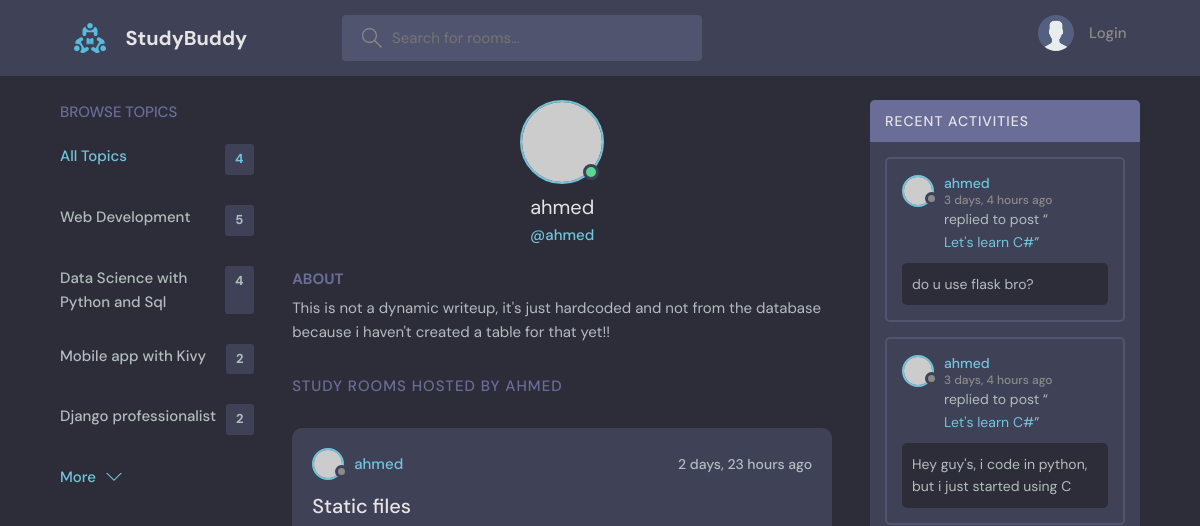
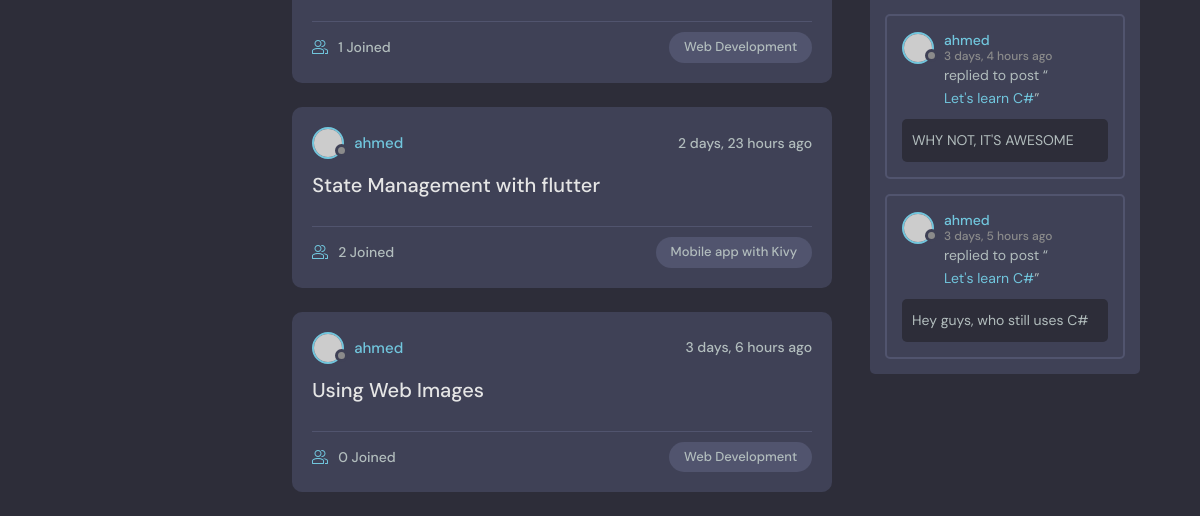
Before: /profile/3/ with the older database file (2 pictures, top to bottom).
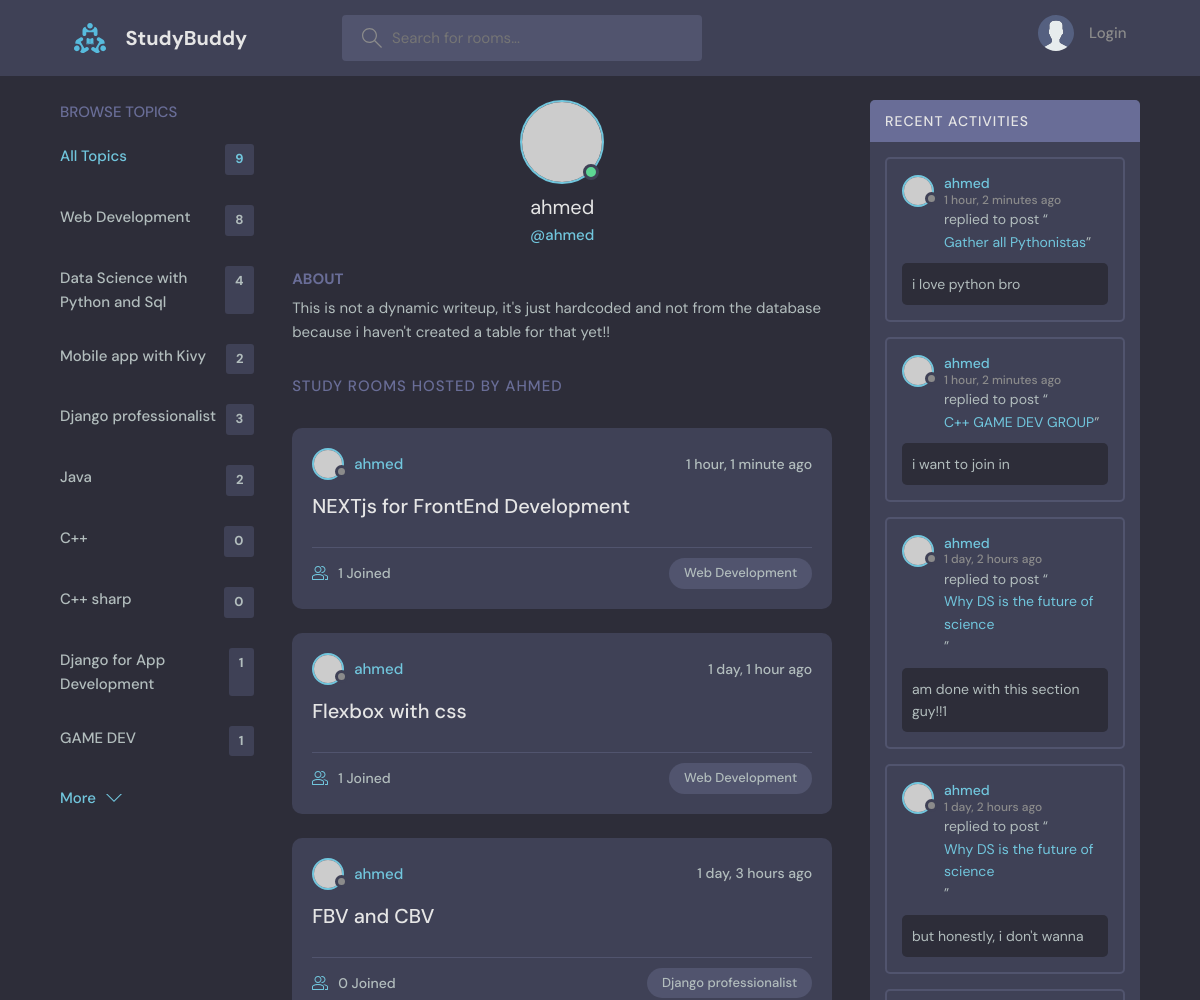
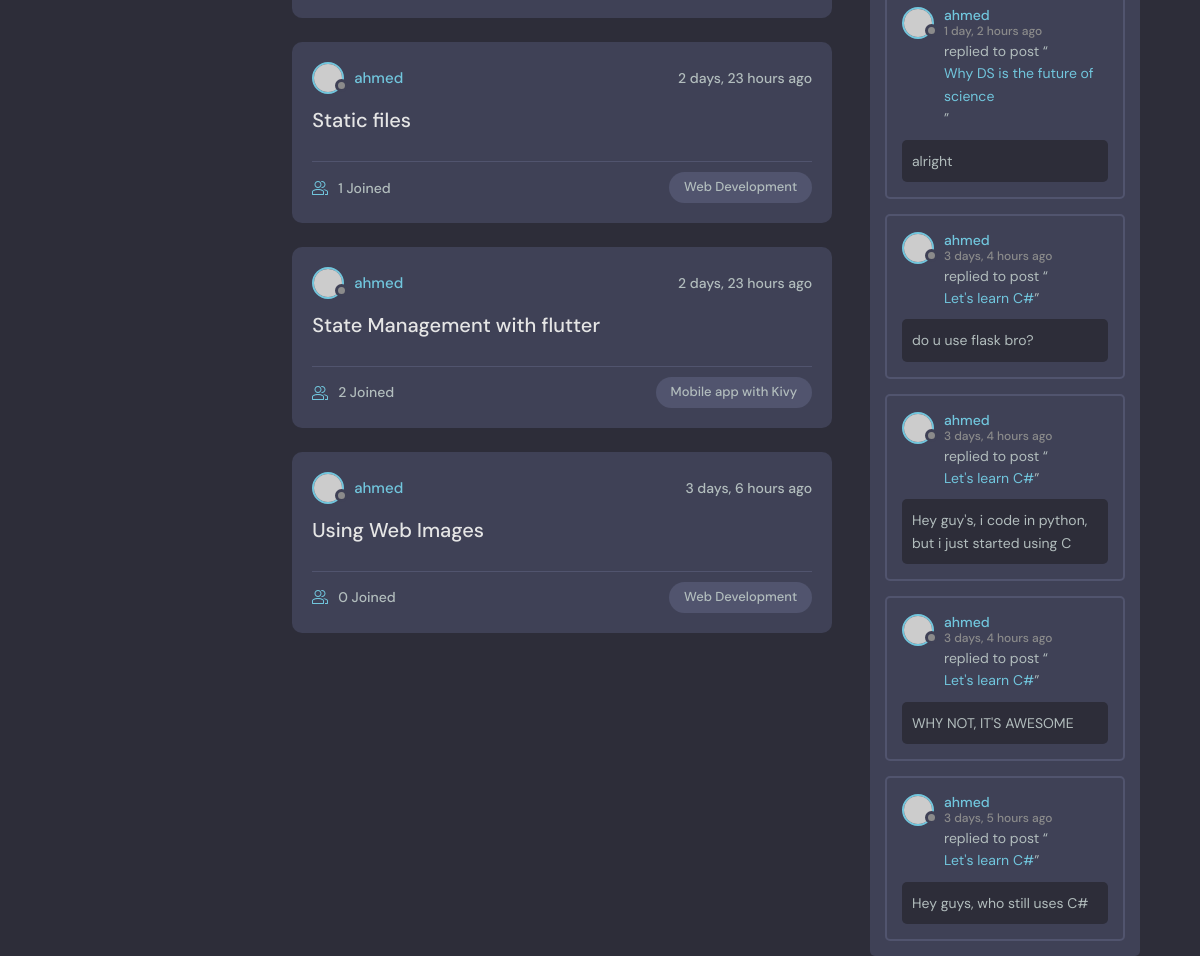
After: the same page with the newer database file (2 pictures, top to bottom).
### baseapp/models.py (models this page shows, shortened)
class Topic(models.Model):
    name = models.CharField(max_length=300)
    def __str__(self):
        return self.name

class Room(models.Model):
    host = models.ForeignKey(User, on_delete=models.SET_NULL, null=True)
    topic = models.ForeignKey(Topic, on_delete=models.SET_NULL, null=True)
    name = models.CharField(max_length=200)
    description = models.TextField(null=True, blank=True)
    created = models.DateTimeField(auto_now_add=True)
    updated = models.DateTimeField(auto_now=True)
    participants = models.ManyToManyField(User, related_name='participants', blank=True)
    class Meta:
        ordering = ['-updated', '-created']

class Message(models.Model):
    user = models.ForeignKey(User, on_delete=models.CASCADE)
    room = models.ForeignKey(Room, on_delete=models.CASCADE)
    body = models.TextField()
    created = models.DateTimeField(auto_now_add=True)
    updated = models.DateTimeField(auto_now=True)
    def __str__(self):
        return self.body[0:60]
    class Meta:
        ordering = ['-updated', '-created']

### baseapp/views.py (the view)
# urls.py: path("profile/<str:pk>/", views.userProfile, name='user-profile'),
def userProfile(request, pk):
    user = User.objects.get(id=pk)
    rooms = user.room_set.all()
    room_messages = user.message_set.all()
    topics = Topic.objects.all()
    context = {'user':user, 'rooms': rooms, 'room_messages' : room_messages, 'topics': topics}
    return render(request, 'baseapp/profile.html', context)

### baseapp/templates/baseapp/profile.html (shortened to what this page needs)
{% extends 'main.html'%}
{%block content %}
  <main class="profile-page layout layout--3">
    <div class="container">
      <div class="topics">
        <div class="topics__header">
          <h2>Browse Topics</h2>
        </div>
        <ul class="topics__list">
          {%include 'baseapp/topics_component.html' %}
        </ul>
        <a class="btn btn--link" href="topics.html">
          More
          <svg version="1.1" xmlns="http://www.w3.org/2000/svg" width="32" height="32" viewBox="0 0 32 32">
            <title>chevron-down</title>
            <path d="M16 21l-13-13h-3l16 16 16-16h-3l-13 13z"></path>
          </svg>
        </a>
      </div>
      <div class="roomList">
        <div class="profile">
          <div class="profile__avatar">
            <div class="avatar avatar--large active">
              <img src="https://randomuser.me/api/portraits/men/11.jpg" />
            </div>
          </div>
          <div class="profile__info">
            <h3>{{user.username}}</h3>
            <p>@{{user.username}}</p>
          </div>
          <div class="profile__about">
            <h3>About</h3>
            <p>
              This is not a dynamic writeup, it's just hardcoded and not from the database
              because i haven't created a table for that yet!!
            </p>
          </div>
        </div>
        <div class="roomList__header">
          <div>
            <h2>Study Rooms Hosted by {{user.username}}</a>
            </h2>
          </div>
        </div>
          {%include 'baseapp/feed_component.html' %}
              <div class="activities">
                <div class="activities__header">
                  <h2>Recent Activities</h2>
                  </div>
                  {%include 'baseapp/activity_component.html' %}
              </div>
    </div>
  </main>
{%endblock content%}

### templates/main.html (shortened to what this page needs)
{%load static %}
<!DOCTYPE html>
<html lang="en">
  <head>
    <link rel="stylesheet" href="{%static 'styles/style.css' %}" />
  </head>
  <body>
    <header class="header header--loggedIn">
      <div class="container">
        <a href="/" class="header__logo">
          <img src="{%static 'assets/logo.svg' %}" />
          <h1>StudyBuddy</h1>
        </a>
      {%include "navbar.html" %}
      </div>
    </header>
    {%block content%}
    {%endblock content%}
  </body>
</html>

### templates/navbar.html (shortened to what this page needs)
{%load static%}
<form method="GET" action="{%url 'home' %} " class="header__search">
    <label>
      <input type='text' name="q" placeholder="Search for rooms..." />
    </label>
  </form>
  <nav class="header__menu">
{%if request.user.is_authenticated%}
    <div class="header__user">
      <a href="{%url 'user-profile' request.user.id %}">
        <div class="avatar avatar--medium active">
          <img src="https://randomuser.me/api/portraits/men/37.jpg" />
        </div>
        <a href="{%url 'user-profile' request.user.id %}"> <span>@{{request.user.username}}</span></p>
      </a>
      <button class="dropdown-button">
        <svg version="1.1" xmlns="http://www.w3.org/2000/svg" width="32" height="32" viewBox="0 0 32 32">
          <title>chevron-down</title>
          <path d="M16 21l-13-13h-3l16 16 16-16h-3l-13 13z"></path>
        </svg>
      </button>
    </div>
    <div class="dropdown-menu">
      <a href="{%url 'settings' user.id%}" class="dropdown-link"
        ><svg version="1.1" xmlns="http://www.w3.org/2000/svg" width="32" height="32" viewBox="0 0 32 32">
          <title>tools</title>
          <path
            d="M27.465 32c-1.211 0-2.35-0.471-3.207-1.328l-9.392-9.391c-2.369 0.898-4.898 0.951-7.355 0.15-3.274-1.074-5.869-3.67-6.943-6.942-0.879-2.682-0.734-5.45 0.419-8.004 0.135-0.299 0.408-0.512 0.731-0.572 0.32-0.051 0.654 0.045 0.887 0.277l5.394 5.395 3.586-3.586-5.394-5.395c-0.232-0.232-0.336-0.564-0.276-0.887s0.272-0.596 0.572-0.732c2.552-1.152 5.318-1.295 8.001-0.418 3.274 1.074 5.869 3.67 6.943 6.942 0.806 2.457 0.752 4.987-0.15 7.358l9.392 9.391c0.844 0.842 1.328 2.012 1.328 3.207-0 2.5-2.034 4.535-4.535 4.535zM15.101 19.102c0.26 0 0.516 0.102 0.707 0.293l9.864 9.863c0.479 0.479 1.116 0.742 1.793 0.742 1.398 0 2.535-1.137 2.535-2.535 0-0.668-0.27-1.322-0.742-1.793l-9.864-9.863c-0.294-0.295-0.376-0.74-0.204-1.119 0.943-2.090 1.061-4.357 0.341-6.555-0.863-2.631-3.034-4.801-5.665-5.666-1.713-0.561-3.468-0.609-5.145-0.164l4.986 4.988c0.391 0.391 0.391 1.023 0 1.414l-5 5c-0.188 0.188-0.441 0.293-0.707 0.293s-0.52-0.105-0.707-0.293l-4.987-4.988c-0.45 1.682-0.397 3.436 0.164 5.146 0.863 2.631 3.034 4.801 5.665 5.666 2.2 0.721 4.466 0.604 6.555-0.342 0.132-0.059 0.271-0.088 0.411-0.088z"
          ></path>
        </svg>
        Settings</a
      >
      <a href="{%url 'logout' %}" class="dropdown-link"
        ><svg version="1.1" xmlns="http://www.w3.org/2000/svg" width="32" height="32" viewBox="0 0 32 32">
          <title>sign-out</title>
          <path
            d="M3 0h22c0.553 0 1 0 1 0.553l-0 3.447h-2v-2h-20v28h20v-2h2l0 3.447c0 0.553-0.447 0.553-1 0.553h-22c-0.553 0-1-0.447-1-1v-30c0-0.553 0.447-1 1-1z"
          ></path>
          <path
            d="M21.879 21.293l1.414 1.414 6.707-6.707-6.707-6.707-1.414 1.414 4.293 4.293h-14.172v2h14.172l-4.293 4.293z"
          ></path>
        </svg>
        Logout</a
      >
    </div>
{% else %}
    <a href="{%url 'login' %}">
      <img src="{% static '/assets/avatar.svg' %}" />
      <p>Login</p>
    </a>
  </nav>
{%endif%}

### baseapp/templates/baseapp/topics_component.html
{%block content%}
{%if topics%}
    <li>
        <a href="{%url 'home' %}" class="active"> All Topics <span>{{topics.count}}</span></a>
    </li>
    {% for topic in topics%}
         <li>
            <a href="{% url 'home' %}?q={{topic.name}}"> {{topic.name}} <span>{{topic.room_set.all.count}}</span></a>
        </li>
    {%endfor%}
{%endif%}
{% endblock content%}

### baseapp/templates/baseapp/feed_component.html (shortened to what this page needs)
{% for room in rooms%}
<div class="roomListRoom">
            <div class="roomListRoom__header">
              <a href="{%url 'user-profile' room.host.id%}" class="roomListRoom__author">
                <div class="avatar avatar--small">
                  <img src="https://randomuser.me/api/portraits/women/11.jpg" />
                </div>
                <span>{{room.host.username}}</span>
              </a>
              <div class="roomListRoom__actions">
                <span>{{room.created | timesince }} ago</span>
              </div>
            </div>
            <div class="roomListRoom__content">
              <a href="{%url 'room' room.id%}">{{room.name}}</a>
            </div>
            <div class="roomListRoom__meta">
              <a href="{%url 'room' room.id %}" class="roomListRoom__joined">
                {{room.participants.all.count}} Joined
              </a>
              <p class="roomListRoom__topic">{{room.topic}}</p>
            </div>
          </div>
{%endfor%}
</div>

### baseapp/templates/baseapp/activity_component.html (shortened to what this page needs)
{% for message in room_messages%}
        <div class="activities__box">
            <div class="activities__boxHeader roomListRoom__header">
                <a href="{% url 'user-profile' message.user.id %}" class="roomListRoom__author">
                  <div class="avatar avatar--small">
                    <img src="https://randomuser.me/api/portraits/women/11.jpg" />
                  </div>
                  <p>
                    {{message.user.username}}
                    <span>{{message.created | timesince }} ago</span>
                  </p>
                </a>
              </div>
              <div class="activities__boxContent">
                <p>replied to post “<a href="{%url 'room' message.room.id%}">{{message.room.name}}</a>”</p>
                <div class="activities__boxRoomContent">
                  {{message}}
                </div>
            </div>
        </div>
{%endfor%}

Changed rows visible on the page:
computed for Topic "Web Development": room_set.all.count "5" → "8"
computed for Topic "Django professionalist": room_set.all.count "2" → "3"
added Topic: name "Java", room_set.all.count "2"
added Topic: name "C++", room_set.all.count "0"
added Topic: name "C++ sharp", room_set.all.count "0"
added Topic: name "Django for App Development", room_set.all.count "1"
added Topic: name "GAME DEV", room_set.all.count "1"
added Room: host.username "ahmed", created "1 hour, 1 minute", name "NEXTjs for FrontEnd Development", participants.all.count "1", topic "Web Development"
added Room: host.username "ahmed", created "1 day, 1 hour", name "Flexbox with css", participants.all.count "1", topic "Web Development"
added Room: host.username "ahmed", created "1 day, 3 hours", name "FBV and CBV", participants.all.count "0", topic "Django professionalist"
added Message: user.username "ahmed", created "1 hour, 2 minutes", room.name "Gather all Pythonistas", body "i love python bro"
added Message: user.username "ahmed", created "1 hour, 2 minutes", room.name "C++ GAME DEV GROUP", body "i want to join in"
added Message: user.username "ahmed", created "1 day, 2 hours", room.name "Why DS is the future of science", body "am done with this section guy!!1"
added Message: user.username "ahmed", created "1 day, 2 hours", room.name "Why DS is the future of science", body "but honestly, i don't wanna"
added Message: user.username "ahmed", created "1 day, 2 hours", room.name "Why DS is the future of science", body "alright"
Other visible differences:
{{ topics.count }}: "4" → "9"
